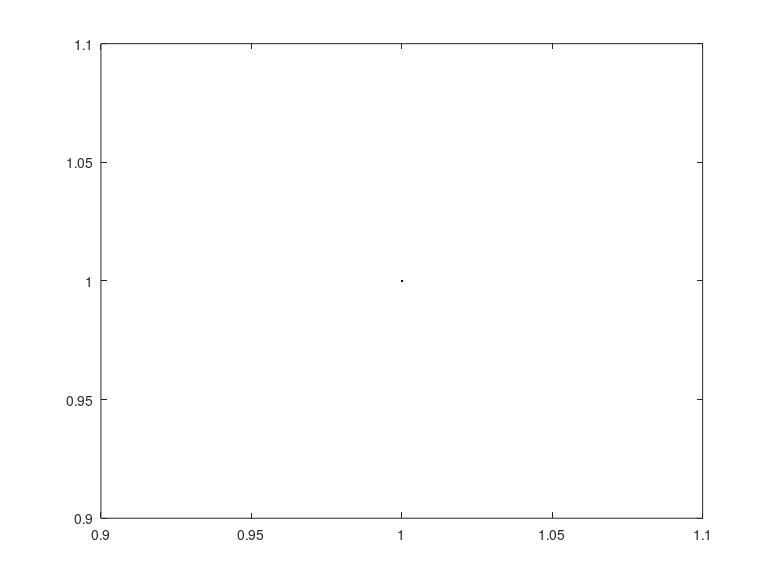

MATLAB code to generate this figure:
% check externals 
% matlabpath(['c:\gordon\lib\matlab;' matlabpath]);
global lotus_date
global lat_izo
global long_izo
global lat_sco
global long_sco

global Meses
global Month_str
c=fix(clock);

%diary(datestr(date));
lotus_date=datenum(1899,12,30);
format compact;
format shortG;
long_izo =-0.287968563;
lat_izo=0.494084967;
lat_sco=0.496939356;
long_sco=-0.283569946;

Meses = ['Ene';'Feb';'Mar';'Apr';'May';'Jun';'Jul';
        'Ago';'Sep';'Oct';'Nov';'Dic'];
 Mes_diaj = [ 1    32    60    91   121   152   182   213   244   274 ...
     305   335 365];
Month_str = ['Jan';'Feb';'Mar';'Apr';'May';'Jun';'Jul';
        'Aug';'Sep';'Oct';'Nov';'Dic'];
Markers=['+';'o';'.';'*';'d';'p';'x';'s';'h';'^';'>';'<';'v'];

% graficos por defecto
% fuente a 14
set(0,'DefaultfigurePaperType','a4');
set(0,'DefaultfigurePaperUnits','centimeters');
set(0,'DefaultfigureColor',[1,1,1]);
%portrait centered no  fill
set(0,'DefaultfigurePaperOrientation','portrait');
set(0,'DefaultfigurePaperPosition',[ 7.45 0.63 19.72 14.79]);
set(0,'DefaultfigurePaperPosition',[ 0.63 7.45 19.72 14.79]);

%lanscape
% set(0,'DefaultfigurePaperOrientation','landscape');
% set(0,'DefaultfigurePaperPosition',[1.6954 0.63452 26.287 19.715]);
% set(0,'DefaultaxesFontName','Arial');
% set(0,'DefaultTextFontSize',10);
% set(0,'DefaultaxesFontSize',12);
% %set(0,'DefaultaxesColorOrder',[0,0,0;0,0,1;1,0,0;0,0,1;1,0.5,0.5;1,0,1]);

set(0,'DefaultaxesColorOrder',[0,0,0;0,0,1;1,0,0;0,1,0;1,0.5,1;0.5,0,0.5]);
set(0,'DefaultaxesLineStyleOrder', '-o|:x|-|o:|.:|-x|+|:.|:+|:x'); 
%% marker for brewer plot
MK=set(plot(1),'Marker');MK{14}='x';MK(15)=MK(2);MK{16}='p';MK(17)=MK(3);
% 
% blanco y negro%
%set(0,'DefaultaxesColorOrder',[0,0,0;0.25,0.25,0.25]);
%set(0,'DefaultaxesColorOrder',[0,0,0]);
%set(0,'DefaultaxesLineStyleOrder', '-|:|-.|-+|-x|-o|-*|-s|-d|:.|:+|:x|:o|:*');

%eval('cd ..');
%diary(sprintf('%s_%2d%2d',date,c(4),c(5))) 

%opengl autoselect

% set(0,'DefaultFigureWindowStyle','Normal');
% set_figure_toscreen(2)
% set(0,'DefaultFigureWindowStyle','Docked');
%pub.format='latex';
pub.imageFormat='eps' ;
pub.figureSnapMethod='print';% | 'getframe'
pub.useNewFigure=true;
pub.showCode=true;


pwd;